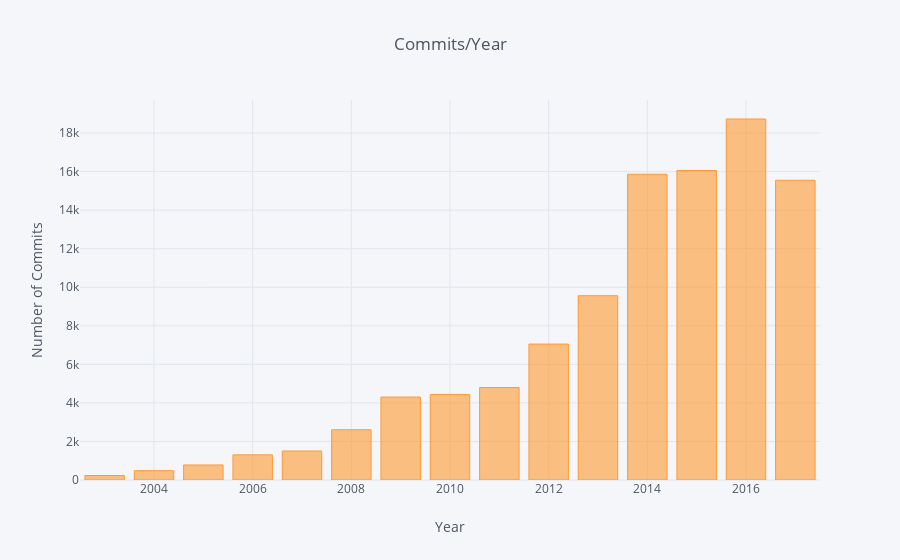

Write notebook code for a chart like this one.
### Code cell
commits_per_year.iplot(kind="bar", yTitle="Number of Commits", xTitle="Year", title="Commits/Year")

### Figure 1 — Plotly figure (JSON) as saved in the notebook; plotly's stock layout.template omitted (floating-point values rounded to 4 significant figures)
{"data": [{"marker": {"color": "rgba(255, 153, 51, 0.6)", "line": {"color": "rgba(255, 153, 51, 1.0)", "width": 1}}, "name": "date", "orientation": "v", "text": "", "type": "bar", "x": [2003, 2004, 2005, 2006, 2007, 2008, 2009, 2010, 2011, 2012, 2013, 2014, 2015, 2016, 2017], "y": [233, 485, 780, 1304, 1504, 2607, 4303, 4439, 4798, 7053, 9562, 15866, 16061, 18731, 15552]}], "layout": {"legend": {"bgcolor": "#F5F6F9", "font": {"color": "#4D5663"}}, "paper_bgcolor": "#F5F6F9", "plot_bgcolor": "#F5F6F9", "title": "Commits/Year", "titlefont": {"color": "#4D5663"}, "xaxis1": {"gridcolor": "#E1E5ED", "showgrid": true, "tickfont": {"color": "#4D5663"}, "title": "Year", "titlefont": {"color": "#4D5663"}, "zerolinecolor": "#E1E5ED"}, "yaxis1": {"gridcolor": "#E1E5ED", "showgrid": true, "tickfont": {"color": "#4D5663"}, "title": "Number of Commits", "titlefont": {"color": "#4D5663"}, "zerolinecolor": "#E1E5ED"}}}
